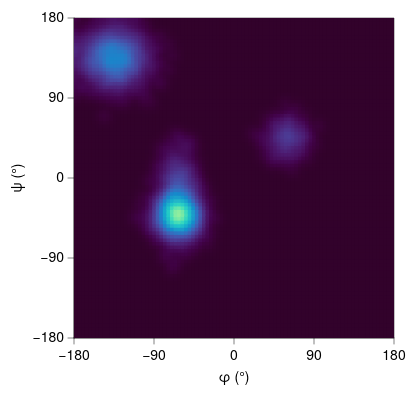

Vega-Lite specification for this chart:
### Vega-Lite specification from a JSON file in a GitHub repository (floating-point values rounded to 4 significant figures; data arrays with more than 128 entries replaced by an {"elided": "..."} marker saying what was removed)
{"background": null, "config": {"arc": {"fill": "#DBDBDB", "fillOpacity": 1.0, "innerRadius": 40.0, "padAngle": 0.03, "stroke": "black", "strokeOpacity": 1, "strokeWidth": 0.25}, "area": {"fill": "#DBDBDB", "fillOpacity": 1.0, "stroke": "black", "strokeOpacity": 1, "strokeWidth": 0.25}, "axis": {"domain": true, "domainCap": "round", "domainColor": "black", "domainWidth": 0.25, "grid": false, "gridCap": "round", "gridColor": "#F1F1F1", "gridDash": [0, 0], "gridOpacity": 1.0, "gridWidth": 0.25, "labelColor": "black", "labelFont": "Helvetica Neue, HelveticaNeue, Helvetica, Arial, sans-serif", "labelFontSize": 7, "labelFontStyle": "normal", "labelFontWeight": 400, "offset": 0, "ticks": true, "tickCap": "round", "tickColor": "black", "tickRound": false, "tickSize": 3, "tickWidth": 0.25, "titleColor": "black", "titleFont": "Helvetica Neue, HelveticaNeue, Helvetica, Arial, sans-serif", "titleFontSize": 7, "titleFontStyle": "normal", "titleFontWeight": 400}, "axisX": {"domain": true, "labelAlign": "center", "labelAngle": 0, "labels": true, "ticks": true, "translate": 0}, "axisY": {"domain": true, "labelAlign": "right", "labelAngle": 0, "labels": true, "ticks": true, "translate": 0}, "axisRight": {"domain": true, "labelAlign": "left", "labelAngle": 0, "labels": true, "ticks": true, "translate": 0}, "axisTop": {"domain": true, "labelAlign": "center", "labelAngle": 0, "labels": true, "ticks": true, "translate": 0}, "axisBand": {"tickOffset": 0}, "bar": {"fill": "#DBDBDB", "fillOpacity": 1.0, "stroke": "black", "strokeOpacity": 1, "strokeWidth": 0.25}, "boxplot": {"size": 14.4, "ticks": {"cornerRadius": 0.25, "fill": "black", "opacity": 1, "size": 7.2, "thickness": 0.25}, "box": {"fillOpacity": 1.0, "stroke": "black", "strokeOpacity": 1, "strokeWidth": 0.25}, "median": {"cornerRadius": 0, "fill": "black", "fillOpacity": 1.0, "opacity": 1, "size": 14.4, "thickness": 0.25}, "rule": {"fill": "black", "fillOpacity": 1.0, "size": 16.0, "stroke": "black", "strokeDash": [0, 0], "strokeOpacity": 1, "strokeWidth": 0.25}, "outliers": {"color": "black", "fill": "black", "fillOpacity": 1.0, "size": 0, "stroke": "black", "strokeOpacity": 1, "strokeWidth": 0.25}}, "circle": {"fill": "black", "fillOpacity": 1.0, "size": 2.0, "stroke": null, "strokeOpacity": 1, "strokeWidth": 0.25}, "errorband": {"band": {"fillOpacity": 0.6, "stroke": null, "strokeWidth": 0.25, "strokeOpacity": 1}, "borders": {"opacity": 0, "strokeOpacity": 0.25, "strokeWidth": 1}}, "errorbar": {"opacity": 1, "rule": {"strokeDash": [0, 0], "strokeWidth": 0.25}, "ticks": {"color": "black", "cornerRadius": 0.125, "opacity": 1, "size": 9.6, "thickness": 0.25}, "thickness": 0.25}, "font": "Helvetica Neue, HelveticaNeue, Helvetica, Arial, sans-serif", "geoshape": {"fill": "#DBDBDB", "fillOpacity": 1.0, "stroke": "black", "strokeOpacity": 1, "strokeWidth": 0.25}, "header": {"labelColor": "black", "labelFont": "Helvetica Neue, HelveticaNeue, Helvetica, Arial, sans-serif", "labelFontSize": 7, "labelFontStyle": "normal", "labelFontWeight": 400, "titleColor": "black", "titleFont": "Helvetica Neue, HelveticaNeue, Helvetica, Arial, sans-serif", "titleFontSize": 7, "titleFontStyle": "normal", "titleFontWeight": 400, "titlePadding": 0}, "legend": {"disable": false, "offset": 4.5, "titlePadding": 4, "labelOffset": 2, "gradientLabelOffset": 2, "gradientLength": 80.0, "gradientThickness": 8.0, "gradientOpacity": 1.0, "gradientStrokeColor": "black", "gradientStrokeWidth": 0.25, "labelColor": "black", "labelFont": "Helvetica Neue, HelveticaNeue, Helvetica, Arial, sans-serif", "labelFontSize": 7, "labelFontStyle": "normal", "labelFontWeight": 400, "strokeColor": "black", "strokeWidth": 0, "symbolSize": 42, "symbolStrokeColor": "black", "symbolStrokeWidth": 0.25, "titleColor": "black", "titleFont": "Helvetica Neue, HelveticaNeue, Helvetica, Arial, sans-serif", "titleFontSize": 7, "titleFontStyle": "normal", "titleFontWeight": 400}, "line": {"color": "black", "stroke": "black", "strokeCap": "butt", "strokeDash": [0, 0], "strokeOpacity": 1, "strokeWidth": 0.5}, "point": {"filled": true, "fill": "#DBDBDB", "fillOpacity": 1.0, "size": 8.0, "stroke": "black", "strokeOpacity": 1, "strokeWidth": 0.25}, "range": {"category": ["#5CA7B1", "#B7D0EE", "#B7B3E4", "#B3DAB5", "#F5E1B3", "#3D727B", "#809DC7", "#867DAC", "#80A988", "#CBB17A", "#204148", "#546B94", "#584C77", "#507B5F", "#9D824D"], "diverging": {"scheme": ["#6F572A", "#876E43", "#9E875F", "#B5A17F", "#CABBA2", "#DCD6CC", "#F4F1E9", "#C9D7DA", "#9DBFC6", "#78A5AF", "#558B96", "#36717C", "#1A5762"]}, "heatmap": {"scheme": ["#32022B", "#43044D", "#4C196E", "#4D338C", "#484DA6", "#3A68BB", "#1D83CA", "#1D9CCB", "#23B5C9", "#28CDC5", "#4DE0B4", "#91EE9F"]}, "ordinal": {"scheme": ["#F1F1F1", "#DBDBDB", "#C6C6C6", "#B2B2B2", "#9D9D9D", "#898989", "#767676", "#636363", "#515151", "#404040", "#2F2F2F", "#1F1F1F"]}, "ramp": {"scheme": ["#32022B", "#43044D", "#4C196E", "#4D338C", "#484DA6", "#3A68BB", "#1D83CA", "#1D9CCB", "#23B5C9", "#28CDC5", "#4DE0B4", "#91EE9F"]}}, "rule": {"color": "black", "stroke": "black", "strokeCap": "round", "strokeDash": [2, 2], "strokeOpacity": 1, "strokeWidth": 0.25}, "scale": {"bandPaddingInner": 0.1, "bandPaddingOuter": 0.1, "round": false}, "rect": {"fill": "#DBDBDB", "fillOpacity": 1.0, "stroke": "black", "strokeOpacity": 1, "strokeWidth": 0.25}, "square": {"fill": "#DBDBDB", "fillOpacity": 1.0, "size": 16.0, "stroke": "black", "strokeOpacity": 1, "strokeWidth": 0.25}, "text": {"color": "black", "font": "Helvetica Neue, HelveticaNeue, Helvetica, Arial, sans-serif", "fontSize": 7, "fontStyle": "normal", "fontWeight": 400}, "tick": {"color": "black", "cornerRadius": 0.125, "opacity": 1.0, "size": 14.4, "thickness": 0.25}, "title": {"anchor": "middle", "frame": "group", "color": "black", "font": "Helvetica Neue, HelveticaNeue, Helvetica, Arial, sans-serif", "fontSize": 7, "fontStyle": "normal", "fontWeight": 400, "subtitleColor": "black", "subtitleFont": "Helvetica Neue, HelveticaNeue, Helvetica, Arial, sans-serif", "subtitleFontSize": "Helvetica Neue, HelveticaNeue, Helvetica, Arial, sans-serif", "subtitleFontStyle": "normal", "subtitleFontWeight": 400}, "trail": {"color": "black", "opacity": 1, "size": 0.5}, "view": {"continuousWidth": 160, "continuousHeight": 160, "discreteWidth": 160, "discreteHeight": 160, "fill": null, "stroke": "black", "strokeWidth": 0.25}}, "data": {"name": "data-77485fc8a4af4da665c5696b380fdae8"}, "mark": {"type": "rect", "clip": true, "stroke": null}, "encoding": {"color": {"field": "density", "legend": null, "title": null, "type": "quantitative"}, "x": {"axis": {"values": [-180, -90, 0, 90, 180]}, "field": "phi0", "scale": {"domain": [-180, 180], "nice": false}, "title": "φ (°)", "type": "quantitative"}, "x2": {"field": "phi1"}, "y": {"axis": {"values": [-180, -90, 0, 90, 180]}, "field": "psi0", "scale": {"domain": [-180, 180], "nice": false}, "title": "ψ (°)", "type": "quantitative"}, "y2": {"field": "psi1"}}, "$schema": "https://vega.github.io/schema/vega-lite/v6.4.1.json", "datasets": {"data-77485fc8a4af4da665c5696b380fdae8": {"elided": "8100 records"}}}
